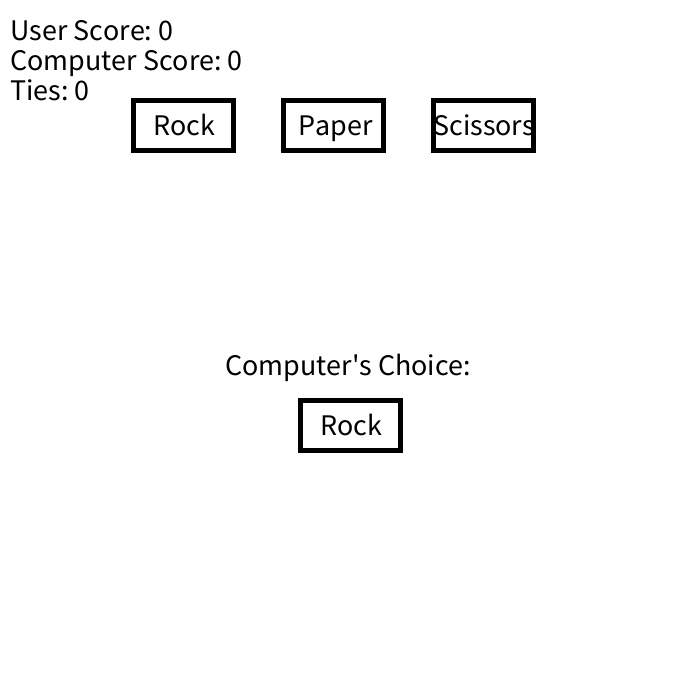
Frame 1 (no input)
Frame 60 (the mouse pressed at the canvas centre just before this capture): identical to frame 1, image omitted
Frame 120 (the mouse held since frame 60 and released just before this capture): identical to frame 1, image omitted

The Processing sketch that drew this single still picture (run headless with seeded random() and noise(); from frame 60 on, the mouse is pressed at the canvas centre):

// Processing sketch: rock_paper_scissors
// ── rock_paper_scissors.pde
String userChoice = "Not Chosen";
float compChoice;
int userScore = 0;
int compScore = 0;
int tie = 0;


void setup() {
  size (700, 700);
  strokeWeight(5);
}

void draw() {
  background(255);
  if (userChoice == "Rock") {
    fill(0, 30, 255);
  } else {
    fill(255, 255, 255);
  }
  strokeWeight(5);
  stroke(0);
  rect(width/3 - 100, 100, 100, 50);
  
  if (userChoice == "Paper") {
    fill(0, 30, 255);
  } else {
    fill(255, 255, 255);
  }
 
  strokeWeight(5);
  stroke(0);
  rect(width/3 + 50, 100, 100, 50);
  fill(255);
  
  if (userChoice == "Scissors") {
    fill(0, 30, 255);
  } else {
    fill(255, 255, 255);
  }
  strokeWeight(5);
  stroke(0);
  rect(width/3 + 200, 100, 100, 50);
  fill(255);
  
  push();
  fill(0);
  textSize(30);
  text("Rock", width/3 - 80, 135);
  text("Paper", width/3 + 65, 135);
  text("Scissors", width/3 + 200, 135);
  pop();
  
  fill(255);
  rect(width/2-50, 400, 100, 50);
  
   if (compChoice >= 0 && compChoice < 1) {
    fill(0);
    text("Rock", width/2-30, 435);
  } else if (compChoice >= 1 && compChoice < 2) {
    fill(0);
    text("Paper", width/2-35, 435);
  } else if (compChoice >= 2 && compChoice <= 3) {
    fill(0);
    text("Scissors", width/2-50, 435);
  }
  
  
  text("Computer's Choice:", width/2-125, 375);
  text("User Score: " + userScore, 10, 40);
  text("Computer Score: " + compScore, 10, 70);
  text("Ties: " + tie, 10, 100);
}

void mousePressed() {
  if (mouseX >= width/3-100 && mouseX <= width/3 && mouseY >= 100 && mouseY <= 150) {
     userChoice = "Rock";
     compChoice = random(3);
  } else if (mouseX >= width/3+50 && mouseX <= width/3+150 && mouseY >= 100 && mouseY <= 150) {
    userChoice = "Paper";
    compChoice = random(3);
  } else if (mouseX >= width/3+200 && mouseX <= width/3+300 && mouseY >= 100 && mouseY <= 150) {
    userChoice = "Scissors";
    compChoice = random(3);
  } else {
    userChoice = "Not Chosen";
  }
  
  if ((compChoice >=0 && compChoice <1 && userChoice == "Scissors") || (compChoice >=1 && compChoice <2 && userChoice == "Rock") || (compChoice >=2 && compChoice <=3 && userChoice == "Paper")) {
    compScore = compScore + 1;
  } else if ((compChoice >=0 && compChoice <1 && userChoice == "Rock") || (compChoice >=1 && compChoice <2 && userChoice == "Paper") || (compChoice >=2 && compChoice <=3 && userChoice == "Scissors")) {
    tie = tie + 1;
  } else if ((compChoice >=2 && compChoice <=3 && userChoice == "Rock") || (compChoice >=1 && compChoice <2 && userChoice == "Scissors") || (compChoice >=0 && compChoice <1 && userChoice == "Paper")) {
    userScore = userScore + 1;
  } 
}
